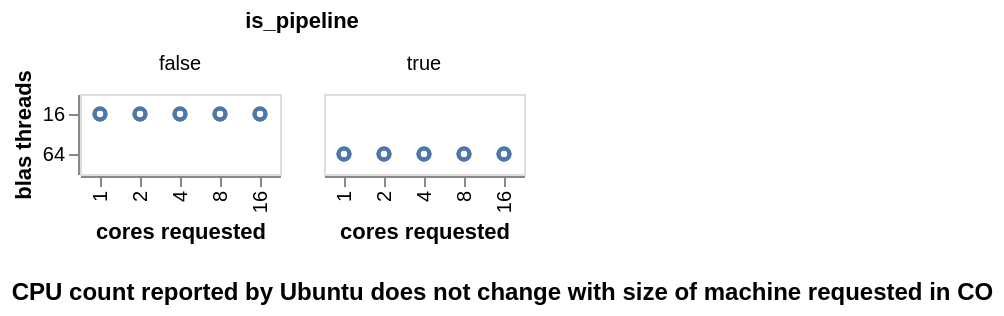

The code cell stored with this chart in its notebook:
### Code cell
(
    df
    .filter(
        pl.col(var).is_null(), # no explicit setting
    )
    .plot.point(
        x=alt.X('co cpu count:O').title('cores requested'),
        y=alt.Y('blas threads:O'),
        facet='is_pipeline',
    )
    .properties(
        title=alt.TitleParams(
            text='CPU count reported by Ubuntu does not change with size of machine requested in CO',
            anchor='start',
            orient='bottom',
            offset=20,
            fontSize=12,
        ),
    )
)

### Figure 1 — Vega-Lite specification as saved in the notebook (floating-point values rounded to 4 significant figures)
{"config": {"view": {"continuousWidth": 300, "continuousHeight": 300}}, "data": {"name": "data-fd0b9980f21f76533740c2dc554eeaa5"}, "mark": {"type": "point", "tooltip": true}, "encoding": {"facet": {"field": "is_pipeline", "type": "nominal"}, "x": {"field": "co cpu count", "title": "cores requested", "type": "ordinal"}, "y": {"field": "blas threads", "type": "ordinal"}}, "params": [{"name": "param_9", "select": {"type": "interval", "encodings": ["x", "y"]}, "bind": "scales"}], "title": {"text": "CPU count reported by Ubuntu does not change with size of machine requested in CO", "anchor": "start", "fontSize": 12, "offset": 20, "orient": "bottom"}, "$schema": "https://vega.github.io/schema/vega-lite/v5.20.1.json", "datasets": {"data-fd0b9980f21f76533740c2dc554eeaa5": [{"OPENBLAS_NUM_THREADS": null, "MKL_NUM_THREADS": null, "OMP_THREAD_LIMIT": null, "OMP_NUM_THREADS": null, "benchmark": "dot", "wall time": 4.673e-06, "os cpu count": 16, "co cpu count": 1, "blas threads": 16, "matrix size": 10, "is_pipeline": false, "timestamp": "2025-05-06T01:30:11.545100"}, {"OPENBLAS_NUM_THREADS": null, "MKL_NUM_THREADS": null, "OMP_THREAD_LIMIT": null, "OMP_NUM_THREADS": null, "benchmark": "dot", "wall time": 7.997e-05, "os cpu count": 16, "co cpu count": 1, "blas threads": 16, "matrix size": 100, "is_pipeline": false, "timestamp": "2025-05-06T01:30:11.545921"}, {"OPENBLAS_NUM_THREADS": null, "MKL_NUM_THREADS": null, "OMP_THREAD_LIMIT": null, "OMP_NUM_THREADS": null, "benchmark": "dot", "wall time": 0.3187, "os cpu count": 16, "co cpu count": 1, "blas threads": 16, "matrix size": 1000, "is_pipeline": false, "timestamp": "2025-05-06T01:30:13.167900"}, {"OPENBLAS_NUM_THREADS": null, "MKL_NUM_THREADS": null, "OMP_THREAD_LIMIT": null, "OMP_NUM_THREADS": null, "benchmark": "dot", "wall time": 77.85, "os cpu count": 16, "co cpu count": 1, "blas threads": 16, "matrix size": 10000, "is_pipeline": false, "timestamp": "2025-05-06T01:36:45.157785"}, {"OPENBLAS_NUM_THREADS": null, "MKL_NUM_THREADS": null, "OMP_THREAD_LIMIT": null, "OMP_NUM_THREADS": null, "benchmark": "dot", "wall time": 5.198e-06, "os cpu count": 64, "co cpu count": 16, "blas threads": 64, "matrix size": 10, "is_pipeline": true, "timestamp": "2025-05-06T01:28:41.475775"}, {"OPENBLAS_NUM_THREADS": null, "MKL_NUM_THREADS": null, "OMP_THREAD_LIMIT": null, "OMP_NUM_THREADS": null, "benchmark": "dot", "wall time": 0.000646, "os cpu count": 64, "co cpu count": 16, "blas threads": 64, "matrix size": 100, "is_pipeline": true, "timestamp": "2025-05-06T01:28:41.479447"}, {"OPENBLAS_NUM_THREADS": null, "MKL_NUM_THREADS": null, "OMP_THREAD_LIMIT": null, "OMP_NUM_THREADS": null, "benchmark": "dot", "wall time": 0.2006, "os cpu count": 64, "co cpu count": 16, "blas threads": 64, "matrix size": 1000, "is_pipeline": true, "timestamp": "2025-05-06T01:28:42.518170"}, {"OPENBLAS_NUM_THREADS": null, "MKL_NUM_THREADS": null, "OMP_THREAD_LIMIT": null, "OMP_NUM_THREADS": null, "benchmark": "dot", "wall time": 7.164, "os cpu count": 64, "co cpu count": 16, "blas threads": 64, "matrix size": 10000, "is_pipeline": true, "timestamp": "2025-05-06T01:29:21.288050"}, {"OPENBLAS_NUM_THREADS": null, "MKL_NUM_THREADS": null, "OMP_THREAD_LIMIT": null, "OMP_NUM_THREADS": null, "benchmark": "dot", "wall time": 3.481e-06, "os cpu count": 64, "co cpu count": 4, "blas threads": 64, "matrix size": 10, "is_pipeline": true, "timestamp": "2025-05-06T01:28:50.368230"}, {"OPENBLAS_NUM_THREADS": null, "MKL_NUM_THREADS": null, "OMP_THREAD_LIMIT": null, "OMP_NUM_THREADS": null, "benchmark": "dot", "wall time": 0.0001157, "os cpu count": 64, "co cpu count": 4, "blas threads": 64, "matrix size": 100, "is_pipeline": true, "timestamp": "2025-05-06T01:28:50.369059"}, {"OPENBLAS_NUM_THREADS": null, "MKL_NUM_THREADS": null, "OMP_THREAD_LIMIT": null, "OMP_NUM_THREADS": null, "benchmark": "dot", "wall time": 0.2269, "os cpu count": 64, "co cpu count": 4, "blas threads": 64, "matrix size": 1000, "is_pipeline": true, "timestamp": "2025-05-06T01:28:51.526397"}, {"OPENBLAS_NUM_THREADS": null, "MKL_NUM_THREADS": null, "OMP_THREAD_LIMIT": null, "OMP_NUM_THREADS": null, "benchmark": "dot", "wall time": 6.83, "os cpu count": 64, "co cpu count": 4, "blas threads": 64, "matrix size": 10000, "is_pipeline": true, "timestamp": "2025-05-06T01:29:28.620584"}, {"OPENBLAS_NUM_THREADS": null, "MKL_NUM_THREADS": null, "OMP_THREAD_LIMIT": null, "OMP_NUM_THREADS": null, "benchmark": "dot", "wall time": 1.717e-06, "os cpu count": 16, "co cpu count": 16, "blas threads": 16, "matrix size": 10, "is_pipeline": false, "timestamp": "2025-05-06T01:29:05.643"}, {"OPENBLAS_NUM_THREADS": null, "MKL_NUM_THREADS": null, "OMP_THREAD_LIMIT": null, "OMP_NUM_THREADS": null, "benchmark": "dot", "wall time": 5.512e-05, "os cpu count": 16, "co cpu count": 16, "blas threads": 16, "matrix size": 100, "is_pipeline": false, "timestamp": "2025-05-06T01:29:05.643505"}, {"OPENBLAS_NUM_THREADS": null, "MKL_NUM_THREADS": null, "OMP_THREAD_LIMIT": null, "OMP_NUM_THREADS": null, "benchmark": "dot", "wall time": 0.00614, "os cpu count": 16, "co cpu count": 16, "blas threads": 16, "matrix size": 1000, "is_pipeline": false, "timestamp": "2025-05-06T01:29:05.692901"}, {"OPENBLAS_NUM_THREADS": null, "MKL_NUM_THREADS": null, "OMP_THREAD_LIMIT": null, "OMP_NUM_THREADS": null, "benchmark": "dot", "wall time": 4.402, "os cpu count": 16, "co cpu count": 16, "blas threads": 16, "matrix size": 10000, "is_pipeline": false, "timestamp": "2025-05-06T01:29:29.401456"}, {"OPENBLAS_NUM_THREADS": null, "MKL_NUM_THREADS": null, "OMP_THREAD_LIMIT": null, "OMP_NUM_THREADS": null, "benchmark": "dot", "wall time": 5.293e-06, "os cpu count": 64, "co cpu count": 8, "blas threads": 64, "matrix size": 10, "is_pipeline": true, "timestamp": "2025-05-06T01:28:51.238052"}, {"OPENBLAS_NUM_THREADS": null, "MKL_NUM_THREADS": null, "OMP_THREAD_LIMIT": null, "OMP_NUM_THREADS": null, "benchmark": "dot", "wall time": 0.000759, "os cpu count": 64, "co cpu count": 8, "blas threads": 64, "matrix size": 100, "is_pipeline": true, "timestamp": "2025-05-06T01:28:51.242388"}, {"OPENBLAS_NUM_THREADS": null, "MKL_NUM_THREADS": null, "OMP_THREAD_LIMIT": null, "OMP_NUM_THREADS": null, "benchmark": "dot", "wall time": 0.1774, "os cpu count": 64, "co cpu count": 8, "blas threads": 64, "matrix size": 1000, "is_pipeline": true, "timestamp": "2025-05-06T01:28:52.164673"}, {"OPENBLAS_NUM_THREADS": null, "MKL_NUM_THREADS": null, "OMP_THREAD_LIMIT": null, "OMP_NUM_THREADS": null, "benchmark": "dot", "wall time": 6.684, "os cpu count": 64, "co cpu count": 8, "blas threads": 64, "matrix size": 10000, "is_pipeline": true, "timestamp": "2025-05-06T01:29:28.503264"}, {"OPENBLAS_NUM_THREADS": null, "MKL_NUM_THREADS": null, "OMP_THREAD_LIMIT": null, "OMP_NUM_THREADS": null, "benchmark": "dot", "wall time": 5.054e-06, "os cpu count": 16, "co cpu count": 2, "blas threads": 16, "matrix size": 10, "is_pipeline": false, "timestamp": "2025-05-06T01:29:50.945732"}, {"OPENBLAS_NUM_THREADS": null, "MKL_NUM_THREADS": null, "OMP_THREAD_LIMIT": null, "OMP_NUM_THREADS": null, "benchmark": "dot", "wall time": 0.0001005, "os cpu count": 16, "co cpu count": 2, "blas threads": 16, "matrix size": 100, "is_pipeline": false, "timestamp": "2025-05-06T01:29:50.946715"}, {"OPENBLAS_NUM_THREADS": null, "MKL_NUM_THREADS": null, "OMP_THREAD_LIMIT": null, "OMP_NUM_THREADS": null, "benchmark": "dot", "wall time": 0.4313, "os cpu count": 16, "co cpu count": 2, "blas threads": 16, "matrix size": 1000, "is_pipeline": false, "timestamp": "2025-05-06T01:29:53.135010"}, {"OPENBLAS_NUM_THREADS": null, "MKL_NUM_THREADS": null, "OMP_THREAD_LIMIT": null, "OMP_NUM_THREADS": null, "benchmark": "dot", "wall time": 60.67, "os cpu count": 16, "co cpu count": 2, "blas threads": 16, "matrix size": 10000, "is_pipeline": false, "timestamp": "2025-05-06T01:34:58.560075"}, {"OPENBLAS_NUM_THREADS": null, "MKL_NUM_THREADS": null, "OMP_THREAD_LIMIT": null, "OMP_NUM_THREADS": null, "benchmark": "dot", "wall time": 5.007e-06, "os cpu count": 64, "co cpu count": 2, "blas threads": 64, "matrix size": 10, "is_pipeline": true, "timestamp": "2025-05-06T01:28:50.285995"}, {"OPENBLAS_NUM_THREADS": null, "MKL_NUM_THREADS": null, "OMP_THREAD_LIMIT": null, "OMP_NUM_THREADS": null, "benchmark": "dot", "wall time": 0.0003261, "os cpu count": 64, "co cpu count": 2, "blas threads": 64, "matrix size": 100, "is_pipeline": true, "timestamp": "2025-05-06T01:28:50.288113"}, {"OPENBLAS_NUM_THREADS": null, "MKL_NUM_THREADS": null, "OMP_THREAD_LIMIT": null, "OMP_NUM_THREADS": null, "benchmark": "dot", "wall time": 0.2631, "os cpu count": 64, "co cpu count": 2, "blas threads": 64, "matrix size": 1000, "is_pipeline": true, "timestamp": "2025-05-06T01:28:51.640248"}, {"OPENBLAS_NUM_THREADS": null, "MKL_NUM_THREADS": null, "OMP_THREAD_LIMIT": null, "OMP_NUM_THREADS": null, "benchmark": "dot", "wall time": 10.24, "os cpu count": 64, "co cpu count": 2, "blas threads": 64, "matrix size": 10000, "is_pipeline": true, "timestamp": "2025-05-06T01:29:45.772256"}, {"OPENBLAS_NUM_THREADS": null, "MKL_NUM_THREADS": null, "OMP_THREAD_LIMIT": null, "OMP_NUM_THREADS": null, "benchmark": "dot", "wall time": 1.764e-06, "os cpu count": 16, "co cpu count": 4, "blas threads": 16, "matrix size": 10, "is_pipeline": false, "timestamp": "2025-05-06T01:29:31.228020"}, {"OPENBLAS_NUM_THREADS": null, "MKL_NUM_THREADS": null, "OMP_THREAD_LIMIT": null, "OMP_NUM_THREADS": null, "benchmark": "dot", "wall time": 5.569e-05, "os cpu count": 16, "co cpu count": 4, "blas threads": 16, "matrix size": 100, "is_pipeline": false, "timestamp": "2025-05-06T01:29:31.228591"}, {"OPENBLAS_NUM_THREADS": null, "MKL_NUM_THREADS": null, "OMP_THREAD_LIMIT": null, "OMP_NUM_THREADS": null, "benchmark": "dot", "wall time": 0.1345, "os cpu count": 16, "co cpu count": 4, "blas threads": 16, "matrix size": 1000, "is_pipeline": false, "timestamp": "2025-05-06T01:29:31.920068"}, {"OPENBLAS_NUM_THREADS": null, "MKL_NUM_THREADS": null, "OMP_THREAD_LIMIT": null, "OMP_NUM_THREADS": null, "benchmark": "dot", "wall time": 23.3, "os cpu count": 16, "co cpu count": 4, "blas threads": 16, "matrix size": 10000, "is_pipeline": false, "timestamp": "2025-05-06T01:31:30.210640"}, {"OPENBLAS_NUM_THREADS": null, "MKL_NUM_THREADS": null, "OMP_THREAD_LIMIT": null, "OMP_NUM_THREADS": null, "benchmark": "dot", "wall time": 1.717e-06, "os cpu count": 16, "co cpu count": 8, "blas threads": 16, "matrix size": 10, "is_pipeline": false, "timestamp": "2025-05-06T01:26:17.451499"}, {"OPENBLAS_NUM_THREADS": null, "MKL_NUM_THREADS": null, "OMP_THREAD_LIMIT": null, "OMP_NUM_THREADS": null, "benchmark": "dot", "wall time": 5.207e-05, "os cpu count": 16, "co cpu count": 8, "blas threads": 16, "matrix size": 100, "is_pipeline": false, "timestamp": "2025-05-06T01:26:17.452011"}, {"OPENBLAS_NUM_THREADS": null, "MKL_NUM_THREADS": null, "OMP_THREAD_LIMIT": null, "OMP_NUM_THREADS": null, "benchmark": "dot", "wall time": 0.1112, "os cpu count": 16, "co cpu count": 8, "blas threads": 16, "matrix size": 1000, "is_pipeline": false, "timestamp": "2025-05-06T01:26:18.027666"}, {"OPENBLAS_NUM_THREADS": null, "MKL_NUM_THREADS": null, "OMP_THREAD_LIMIT": null, "OMP_NUM_THREADS": null, "benchmark": "dot", "wall time": 12.16, "os cpu count": 16, "co cpu count": 8, "blas threads": 16, "matrix size": 10000, "is_pipeline": false, "timestamp": "2025-05-06T01:27:20.612326"}, {"OPENBLAS_NUM_THREADS": null, "MKL_NUM_THREADS": null, "OMP_THREAD_LIMIT": null, "OMP_NUM_THREADS": null, "benchmark": "dot", "wall time": 5.102e-06, "os cpu count": 64, "co cpu count": 1, "blas threads": 64, "matrix size": 10, "is_pipeline": true, "timestamp": "2025-05-06T01:28:50.143572"}, {"OPENBLAS_NUM_THREADS": null, "MKL_NUM_THREADS": null, "OMP_THREAD_LIMIT": null, "OMP_NUM_THREADS": null, "benchmark": "dot", "wall time": 0.0002104, "os cpu count": 64, "co cpu count": 1, "blas threads": 64, "matrix size": 100, "is_pipeline": true, "timestamp": "2025-05-06T01:28:50.145172"}, {"OPENBLAS_NUM_THREADS": null, "MKL_NUM_THREADS": null, "OMP_THREAD_LIMIT": null, "OMP_NUM_THREADS": null, "benchmark": "dot", "wall time": 0.2705, "os cpu count": 64, "co cpu count": 1, "blas threads": 64, "matrix size": 1000, "is_pipeline": true, "timestamp": "2025-05-06T01:28:51.532686"}, {"OPENBLAS_NUM_THREADS": null, "MKL_NUM_THREADS": null, "OMP_THREAD_LIMIT": null, "OMP_NUM_THREADS": null, "benchmark": "dot", "wall time": 10.24, "os cpu count": 64, "co cpu count": 1, "blas threads": 64, "matrix size": 10000, "is_pipeline": true, "timestamp": "2025-05-06T01:29:45.615769"}]}}
